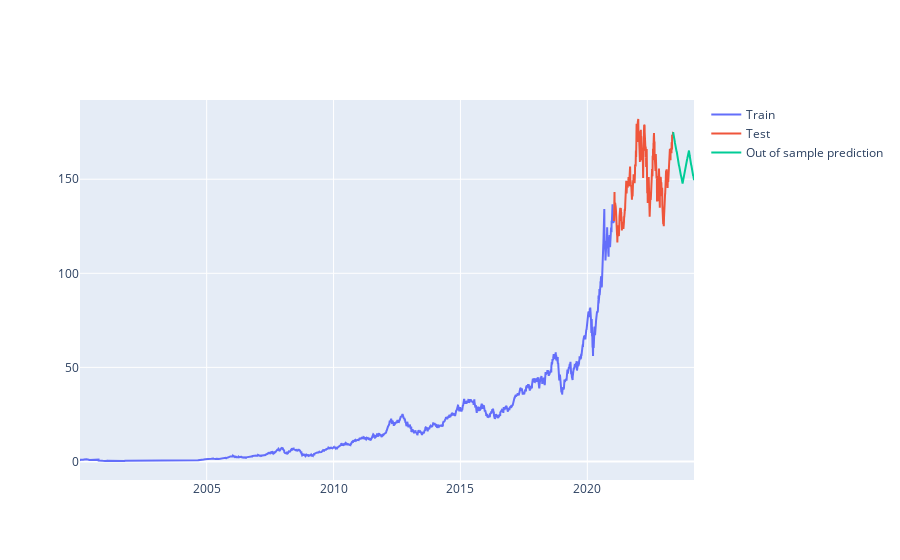

Notebook code for this chart:
### Markdown cell above
As we can see we have created a new dataframe containing the prediction for the selected future period, in which some features are kwown in advance (mainly the seasonal feature) but some other features are forecasted based on the prediction of the XGboost model.

### Code cell
fig = go.Figure()
fig.add_trace(go.Scatter(x=train_df.index, y=train_df['Close'], name='Train'))
fig.add_trace(go.Scatter(x=test_df.index, y=test_df['Close'], name='Test'))
fig.add_trace(go.Scatter(x=X_oos.index,  y=X_oos['Close'],  name='Out of sample prediction'))
fig.add_trace(go.Scatter(x=X_oos.index,  y=X_oos['Close'],  name='Test prediction'))
fig.show()

### Figure 1 — Plotly figure (JSON) as saved in the notebook; plotly's stock layout.template omitted (floating-point values rounded to 4 significant figures; data arrays with more than 128 entries replaced by an {"elided": "..."} marker saying what was removed)
{"data": [{"name": "Train", "type": "scatter", "x": {"elided": "5293 str values"}, "y": {"elided": "5293 float values"}}, {"name": "Test", "type": "scatter", "x": {"elided": "589 str values"}, "y": {"elided": "589 float values"}}, {"name": "Out of sample prediction", "type": "scatter", "x": {"elided": "205 str values"}, "y": {"elided": "205 float values"}}], "layout": {}}
